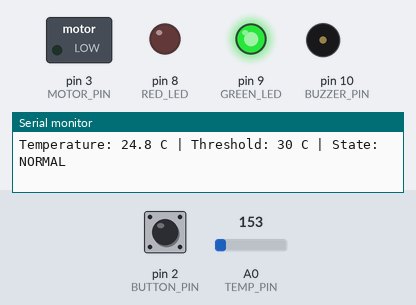
A sketch run on a simulated Arduino Uno, built with avr-gcc and run on an emulated ATmega328P. Parts: switched loads named in the sketch (green lamp = pin HIGH), output pins drawn as LEDs (lit = HIGH), buzzer (waves = sounding), the last lines printed to the serial monitor. Dashed ring = blinking. The inputs (shaded band) are chosen by the test bench; at power-on: A0 (TEMP_PIN) = 153, pin 2 (BUTTON_PIN) HIGH. EEPROM starts erased.

Above: at 1.3 s.
1.4 s: A0 (TEMP_PIN) set to 164
At 2.5 s:
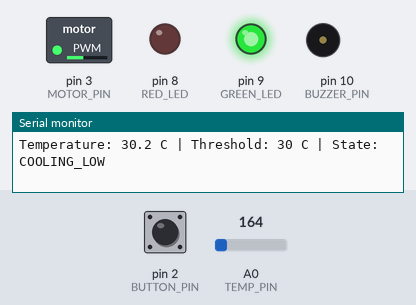
2.9 s: A0 (TEMP_PIN) set to 191
At 3.16 s:
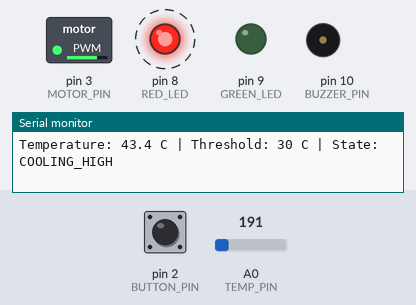
5.9 s: A0 (TEMP_PIN) set to 205
At 6.16 s:
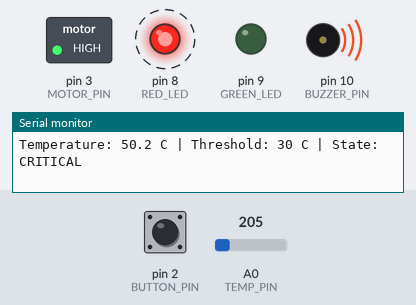
8.9 s: pin 2 (BUTTON_PIN) pulled LOW for 0.6 s
11.9 s: A0 (TEMP_PIN) set to 175
At 13.0 s:
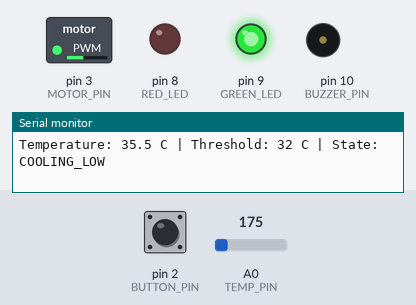
Timing chart, 0 to 14.5 s (numbered marks = the images above; inputs shaded):
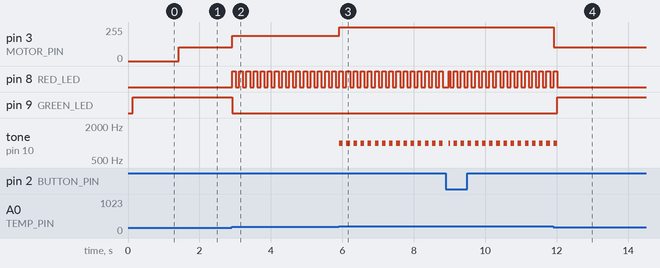

Measured:
- the behaviour switches between 163 and 164 on A0 (TEMP_PIN) (found by bisection; images 0 and 1)
- the behaviour switches between 194 and 195 on A0 (TEMP_PIN) (found by bisection; images 2 and 3)
- after the input at 1.4 s, pin 3 (MOTOR_PIN): 0/255 → 102/255 at once
- after the input at 2.9 s, pin 3 (MOTOR_PIN): 102/255 → 191/255 at once; pin 8 (RED_LED): alternates HIGH for 0.10 s and LOW for 0.10 s, starting at once; pin 9 (GREEN_LED): HIGH → LOW at once
- after the input at 5.9 s, pin 3 (MOTOR_PIN): 191/255 → 255/255 at once; tone on pin 10 (BUZZER_PIN): alternates 1000 Hz for 0.10 s and silent for 0.10 s, starting at once
- after the input at 11.9 s, pin 3 (MOTOR_PIN): 255/255 → 102/255 at once; pin 8 (RED_LED): goes on until 12.0 s, then stays LOW; pin 9 (GREEN_LED): LOW → HIGH after 0.11 s; tone on pin 10 (BUZZER_PIN): goes on until 12.0 s, then stays silent

The sketch:

arduino-code.ino
```cpp
#include <EEPROM.h>

// PIN CONFIGURATION:
const byte TEMP_PIN   = A0;
const byte BUTTON_PIN = 2;   // INT0 external interrupt
const byte MOTOR_PIN  = 3;   // PWM
const byte RED_LED    = 8;
const byte GREEN_LED  = 9;
const byte BUZZER_PIN = 10;

// SYSTEM STATES:
enum SystemState { NORMAL, COOLING_LOW, COOLING_HIGH, CRITICAL };
SystemState currentState = NORMAL;

// EEPROM SETTINGS:
const uint16_t EEPROM_MAGIC = 0xCAFE;
const byte EEPROM_VERSION = 1;

struct Settings { uint16_t magic; byte version; byte coolingThreshold; bool alarmEnabled; };
Settings settings;

// Default values used when EEPROM is invalid:
const byte DEFAULT_COOLING_THRESHOLD = 30;
const bool DEFAULT_ALARM_ENABLED = true;

// INTERRUPT FLAGS:
// These variables are changed inside ISRs, therefore they must be volatile.
volatile bool sampleFlag = false;
volatile bool buttonFlag = false;
volatile bool outputTickFlag = false;
volatile byte timerTicks = 0; // Timer counter, Timer1 interrupt occurs every 100 ms.

// SYSTEM VARIABLES:
float temperature = 0.0;
// Used for asynchronous blinking / alarm:
bool redLedState = false;
bool buzzerState = false;

// EXTERNAL INTERRUPT:
void buttonISR() {
  buttonFlag = true; // ISR must be short. We only notify the main loop that an event occurred
}

// TIMER1 INTERRUPT:
ISR(TIMER1_COMPA_vect) {
  timerTicks++;
  // Update asynchronous outputs every 100 ms:
  outputTickFlag = true;

  // Measure temperature every 500 ms:
  if (timerTicks >= 5) {
    timerTicks = 0;
    sampleFlag = true;
  }
}

// TIMER1 CONFIGURATION:
void setupTimer1() {
  // Disable interrupts while configuring timer:
  noInterrupts();

  TCCR1A = 0;
  TCCR1B = 0;
  TCNT1 = 0;

  /*
     Arduino Uno clock = 16 MHz
     Prescaler = 64

     Timer frequency:
     16,000,000 / 64 = 250,000 Hz

     We want interrupt every 100 ms:
     250,000 * 0.1 = 25,000 counts
     OCR1A = 24,999
  */

  OCR1A = 24999;
  // CTC mode:
  TCCR1B |= (1 << WGM12);
  // Prescaler = 64:
  TCCR1B |= (1 << CS11);
  TCCR1B |= (1 << CS10);
  // Enable Timer1 Compare Match A interrupt:
  TIMSK1 |= (1 << OCIE1A);
  interrupts();
}

// EEPROM FUNCTIONS:
void loadSettings() {
  EEPROM.get(0, settings);
  // Validate EEPROM data:
  if (settings.magic != EEPROM_MAGIC ||
      settings.version != EEPROM_VERSION ||
      settings.coolingThreshold < 25 ||
      settings.coolingThreshold > 35) {
    Serial.println("EEPROM invalid - loading defaults.");
    settings.magic = EEPROM_MAGIC;
    settings.version = EEPROM_VERSION;
    settings.coolingThreshold = DEFAULT_COOLING_THRESHOLD;
    settings.alarmEnabled = DEFAULT_ALARM_ENABLED;
    EEPROM.put(0, settings);
  } else {
    Serial.println("Settings loaded from EEPROM.");
  }

  Serial.print("Cooling threshold: ");
  Serial.print(settings.coolingThreshold);
  Serial.println(" C");
  Serial.print("Alarm: ");

  if (settings.alarmEnabled) {
    Serial.println("ON");
  } else {
    Serial.println("OFF");
  }
}

void saveSettingsIfChanged() {
  Settings storedSettings;
  EEPROM.get(0, storedSettings);

  // Write-on-change:
  // EEPROM is written only if a setting really changed:
  if (storedSettings.magic != settings.magic ||
      storedSettings.version != settings.version ||
      storedSettings.coolingThreshold != settings.coolingThreshold ||
      storedSettings.alarmEnabled != settings.alarmEnabled) {
    EEPROM.put(0, settings);
    Serial.println("Settings saved to EEPROM.");
  }
}

// TEMPERATURE SENSOR:
void readTemperature() {
  int sensorValue = analogRead(TEMP_PIN);
  float voltage = sensorValue * (5.0 / 1023.0);
  temperature = (voltage - 0.5) * 100.0;
}

void printStatus() {
  Serial.print("Temperature: ");
  Serial.print(temperature, 1);
  Serial.print(" C | Threshold: ");
  Serial.print(settings.coolingThreshold);
  Serial.print(" C | State: ");

  switch (currentState) {
    case NORMAL:
      Serial.println("NORMAL");
      break;

    case COOLING_LOW:
      Serial.println("COOLING_LOW");
      break;

    case COOLING_HIGH:
      Serial.println("COOLING_HIGH");
      break;

    case CRITICAL:
      Serial.println("CRITICAL");
      break;
  }
}


void updateState() {
  /*
     Cooling threshold can be: 30 C, 32 C, 34 C
     HIGH cooling starts 7 degrees above threshold.
     Critical temperature is ALWAYS 45 C.
  */

  float lowThreshold = settings.coolingThreshold;
  float highThreshold = settings.coolingThreshold + 7;

  // Safety limit:
  if (highThreshold > 42) {
    highThreshold = 42;
  }

  // CRITICAL:
  if (temperature >= 45.0) {
    currentState = CRITICAL;
  }

  else if (temperature >= highThreshold) {
    currentState = COOLING_HIGH; // COOLING HIGH
  } else if (temperature >= lowThreshold) {
    currentState = COOLING_LOW; // COOLING LOW
  } else {
    currentState = NORMAL; // NORMAL
  }
}

// MOTOR CONTROL:
void updateMotor() {
  switch (currentState) {
    case NORMAL:
      analogWrite(MOTOR_PIN, 0); // Fan OFF
      break;

    case COOLING_LOW:
      analogWrite(MOTOR_PIN, 102); // About 40 %
      break;

    case COOLING_HIGH:
      analogWrite(MOTOR_PIN, 191); // About 75 %
      break;

    case CRITICAL:
      analogWrite(MOTOR_PIN, 255); // 100 %
      break;
  }
}

// LED + BUZZER OUTPUTS:
void updateOutputs() {
  switch (currentState) {
    case NORMAL:
      digitalWrite(GREEN_LED, HIGH);
      digitalWrite(RED_LED, LOW);
      noTone(BUZZER_PIN);
      redLedState = false;
      buzzerState = false;
      break;

    case COOLING_LOW:
      digitalWrite(GREEN_LED, HIGH);
      digitalWrite(RED_LED, LOW);
      noTone(BUZZER_PIN);
      redLedState = false;
      buzzerState = false;
      break;

    case COOLING_HIGH:
      digitalWrite(GREEN_LED, LOW);
      // Slow blinking:
      redLedState = !redLedState;

      digitalWrite(RED_LED, redLedState ? HIGH : LOW);
      noTone(BUZZER_PIN);
      buzzerState = false;
      break;


    case CRITICAL:
      digitalWrite(GREEN_LED, LOW);
      // Fast blinking red LED:
      redLedState = !redLedState;
      digitalWrite(RED_LED, redLedState ? HIGH : LOW);

      // Periodic buzzer alarm:
      if (settings.alarmEnabled) {
        buzzerState = !buzzerState;

        if (buzzerState) {
          tone(BUZZER_PIN, 1000);
        } else {
          noTone(BUZZER_PIN);
        }
      } else {
        noTone(BUZZER_PIN);
      }

      break;
  }
}


void handleButton() {
  static unsigned long lastButtonTime = 0;
  unsigned long now = millis();

  if (now - lastButtonTime < 250) return;
  lastButtonTime = now;

  // Cycle cooling threshold: 30 -> 32 -> 34 -> 30
  if (settings.coolingThreshold == 30) {
    settings.coolingThreshold = 32;
  } else if (settings.coolingThreshold == 32) {
    settings.coolingThreshold = 34;
  } else {
    settings.coolingThreshold = 30;
  }

  Serial.println();
  Serial.println("*** BUTTON EVENT ***");
  Serial.print("New cooling threshold: ");
  Serial.print(settings.coolingThreshold);
  Serial.println(" C");

  // Save only if the value changed:
  saveSettingsIfChanged();
  // Immediately re-evaluate state:
  updateState();
}


void setup() {
  Serial.begin(9600);

  pinMode(GREEN_LED, OUTPUT);
  pinMode(RED_LED, OUTPUT);
  pinMode(MOTOR_PIN, OUTPUT);
  pinMode(BUZZER_PIN, OUTPUT);
  pinMode(BUTTON_PIN, INPUT_PULLUP);

  // Safe initial outputs:
  digitalWrite(GREEN_LED, LOW);
  digitalWrite(RED_LED, LOW);
  analogWrite(MOTOR_PIN, 0);
  noTone(BUZZER_PIN);

  // EEPROM:
  loadSettings();

  // External interrupt:
  attachInterrupt(digitalPinToInterrupt(BUTTON_PIN), buttonISR, FALLING);
  setupTimer1(); // Hardware Timer1

  Serial.println();
  Serial.println("==============================");
  Serial.println(" Temperature Control System");
  Serial.println("==============================");
  Serial.println();
  Serial.println("System started.");
}

void loop() {
  // External button event:
  if (buttonFlag) {
    // Read/clear the shared flag atomically:
    noInterrupts();
    buttonFlag = false;
    interrupts();
    handleButton();
  }

  // Timer sensor event:
  if (sampleFlag) {
    noInterrupts();
    sampleFlag = false;
    interrupts();
    readTemperature();
    updateState();
    updateMotor();
    printStatus();
}

  // Periodic output event:
  if (outputTickFlag) {
    noInterrupts();
    outputTickFlag = false;
    interrupts();
    updateOutputs();
  }
}
```
